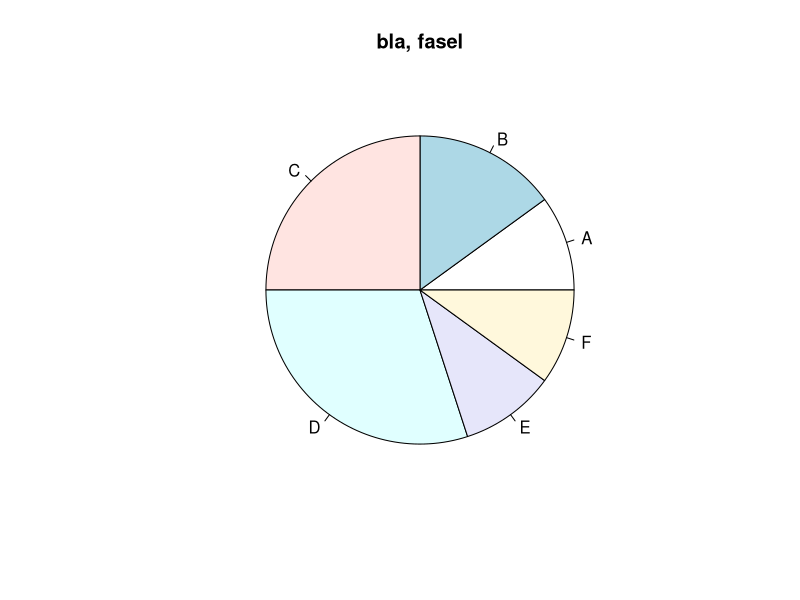
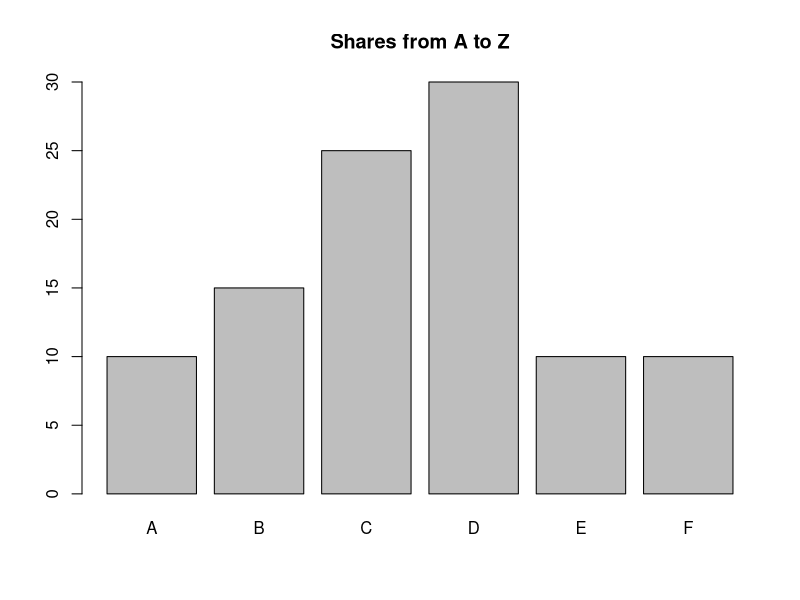

These charts were generated, in order, by the following R code:
################################
# DO NOT MODIFY THIS BLOCK!
# id: 345678
# created: 2022-04-21
# achievable score: 21
# DO NOT MODIFY THIS BLOCK! 
################################


# Task 1:
# 3 Points
# Create and return a sequence of whole numbers from 10 to 20.
#
# Do NOT change the following line
create_sequence_from_10_to_20 <- function(){
  c(10:20)
}
create_sequence_from_10_to_20()

# Task 2:
# 3 Points
# Create and return a sequence of whole numbers from 20 to 30.
#
# Do NOT change the following line
create_sequence_from_20_to_30 <- function(){
  c(20:30)
}
create_sequence_from_20_to_30()

# Task 3:
# 3 Points
# Create and return a sequence of whole numbers from 40 to 80.
# Make sure to use 'seq' and a step size of 2.
#
# Do NOT change the following line
create_sequence_from_40_to_80 <- function(){
  seq(40,80,2)
}
create_sequence_from_40_to_80()

# Task 4:
# 2 Points
# Sum 4th and 6th position in vector 'vec'
#
# Do NOT change the following line
sum_4th_and_6th_position <- function(vec){
  vec[4]+vec[6]
}
sum_4th_and_6th_position(vec=c(10:20))

# Task 5:
# 2 Points
# Sum 4th and 6th position in vector 'vec'
#
# Do NOT change the following line
sum_vec1_and_vec2_without_plus <- function(vec1,vec2){
  sum(vec1,vec2)
}
sum_vec1_and_vec2_without_plus(vec1=c(10:20),vec2=c(20:30))

# Task 6:
# 4 Points
# Plot a pie chart. Assign labels to the plots. And give a speaking title.
#
# Do NOT change the following line
plot_pie_chart <- function(data, labels, main){
  pie(data, labels = labels, main = main)
}
plot_pie_chart(data=c(10,15,25,30,10,10), labels=LETTERS[1:6], main="bla, fasel")

# Task 7:
# 4 Points
# Plot a barplot. Assign labels to the plots. And give a speaking title.
# Make sure the plot is saved to the png file
#
# Do NOT change the following line
plot_barplot_to_png <- function(data, labels){
  png("test.png", width=320, height=240)
  barplot(data, names.arg = labels, main = "Shares from A to Z")
  dev.off()
}
plot_barplot_to_png(data=c(10,15,25,30,10,10), labels=LETTERS[1:6])



